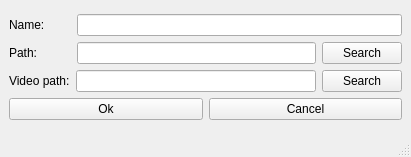
<?xml version="1.0" encoding="UTF-8"?>
<ui version="4.0">
 <class>MakeProject</class>
 <widget class="QMainWindow" name="MakeProject">
  <property name="geometry">
   <rect>
    <x>0</x>
    <y>0</y>
    <width>411</width>
    <height>157</height>
   </rect>
  </property>
  <property name="windowTitle">
   <string>Make project</string>
  </property>
  <widget class="QWidget" name="centralwidget">
   <layout class="QVBoxLayout" name="verticalLayout_3">
    <item>
     <layout class="QVBoxLayout" name="verticalLayout_2">
      <item>
       <layout class="QVBoxLayout" name="verticalLayout">
        <item>
         <layout class="QHBoxLayout" name="horizontalLayout_3">
          <item>
           <widget class="QLabel" name="label">
            <property name="text">
             <string>Name:        </string>
            </property>
           </widget>
          </item>
          <item>
           <widget class="QLineEdit" name="name_input"/>
          </item>
         </layout>
        </item>
        <item>
         <layout class="QHBoxLayout" name="horizontalLayout_2">
          <item>
           <widget class="QLabel" name="label_2">
            <property name="text">
             <string>Path:          </string>
            </property>
           </widget>
          </item>
          <item>
           <widget class="QLineEdit" name="project_path_input">
            <property name="readOnly">
             <bool>true</bool>
            </property>
           </widget>
          </item>
          <item>
           <widget class="QPushButton" name="project_path_search_button">
            <property name="text">
             <string>Search</string>
            </property>
           </widget>
          </item>
         </layout>
        </item>
        <item>
         <layout class="QHBoxLayout" name="horizontalLayout">
          <item>
           <widget class="QLabel" name="label_3">
            <property name="text">
             <string>Video path:</string>
            </property>
           </widget>
          </item>
          <item>
           <widget class="QLineEdit" name="video_path_input">
            <property name="readOnly">
             <bool>true</bool>
            </property>
           </widget>
          </item>
          <item>
           <widget class="QPushButton" name="video_path_search_button">
            <property name="text">
             <string>Search</string>
            </property>
           </widget>
          </item>
         </layout>
        </item>
       </layout>
      </item>
      <item>
       <layout class="QHBoxLayout" name="horizontalLayout_4">
        <item>
         <widget class="QPushButton" name="ok_button">
          <property name="text">
           <string>Ok</string>
          </property>
         </widget>
        </item>
        <item>
         <widget class="QPushButton" name="cancel_button">
          <property name="text">
           <string>Cancel</string>
          </property>
         </widget>
        </item>
       </layout>
      </item>
     </layout>
    </item>
   </layout>
  </widget>
  <widget class="QStatusBar" name="status_bar"/>
 </widget>
 <resources/>
 <connections/>
</ui>
